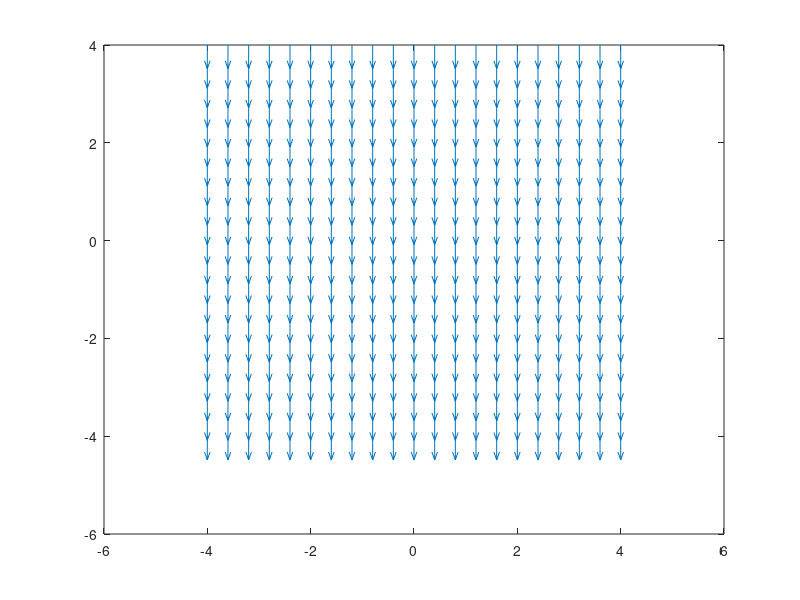

Write the MATLAB code that produced this figure.
[x,y]=meshgrid(-4:.4:4,-4:0.4:4);
dy=-(3*x.^2*y.^2+2*y);
dx=2*x;
dyu=dy./sqrt(dx.^2+dy.^2);
dxu=dx./sqrt(dx.^2+dy.^2);
quiver(x, y,dxu, dyu)